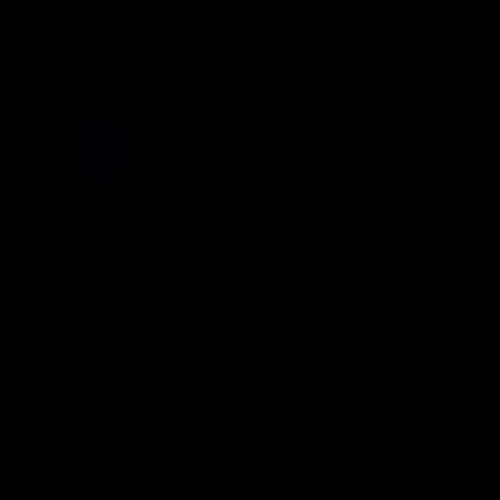
Frame 1 (no input)
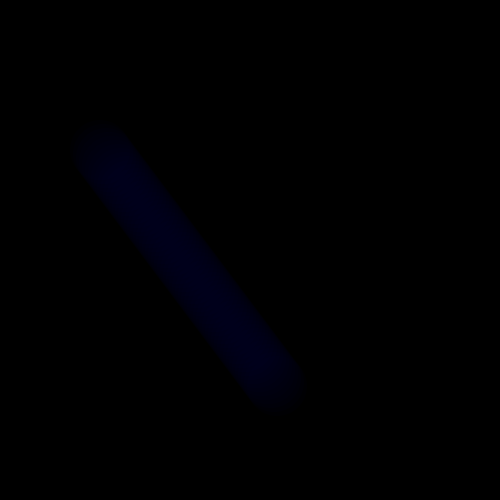
Frame 60 (the mouse pressed at the canvas centre just before this capture)
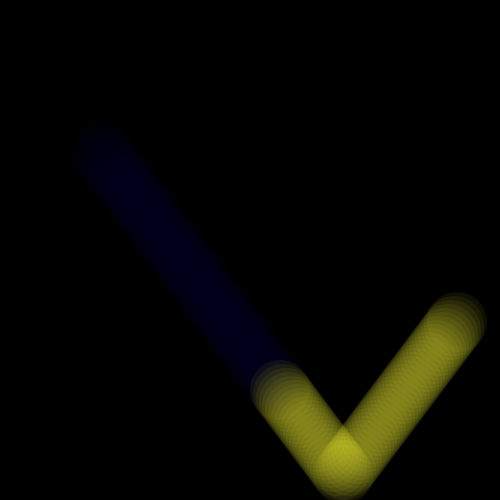
Frame 120 (the mouse held since frame 60 and released just before this capture)

The Processing sketch that drew these frames (run headless with seeded random() and noise(); from frame 60 on, the mouse is pressed at the canvas centre):

// Processing sketch: processing_3202
// ── processing_3202.pde

float pelotaX, pelotaY;
float ROCE = 0.051;
float difX, difY;
float elliY = 150; 
float elliX = 100;
int velX=3; 
int velY=4; 

 void setup() { 
  size(500, 500); 
 fill(255);
  background(0); 
  noStroke();
 } 
void draw() {
  
  difX = mouseX - pelotaX; 
  difY = mouseY - pelotaY; 
 pelotaX += difX * ROCE; 
  pelotaY += difY * ROCE; 
 
 stroke(255); 
  fill(mouseX,mouseY,54,15); 
noStroke();
  
int raggio = 60; 
 
  if(elliX + raggio/2 > width || elliX - raggio/2 < 0) velX*=-1; 
 
 
  if(elliY + raggio/2> height || elliY - raggio/2 < 0) velY*=-1; 
  ellipse(elliX,elliY,raggio,raggio); 
 
  elliX +=velX; 
  elliY+=velY ; 
 
  if(elliX >=width){ 
    elliX = elliX-1; 

  translate(0,0);
  ellipse(500/2, 500/2, 30, 30); 
 




  }   
}
void mouseReleased(){ 
  if (mousePressed == true) 
    background(0);
   else 
    background(0);
  
  }
